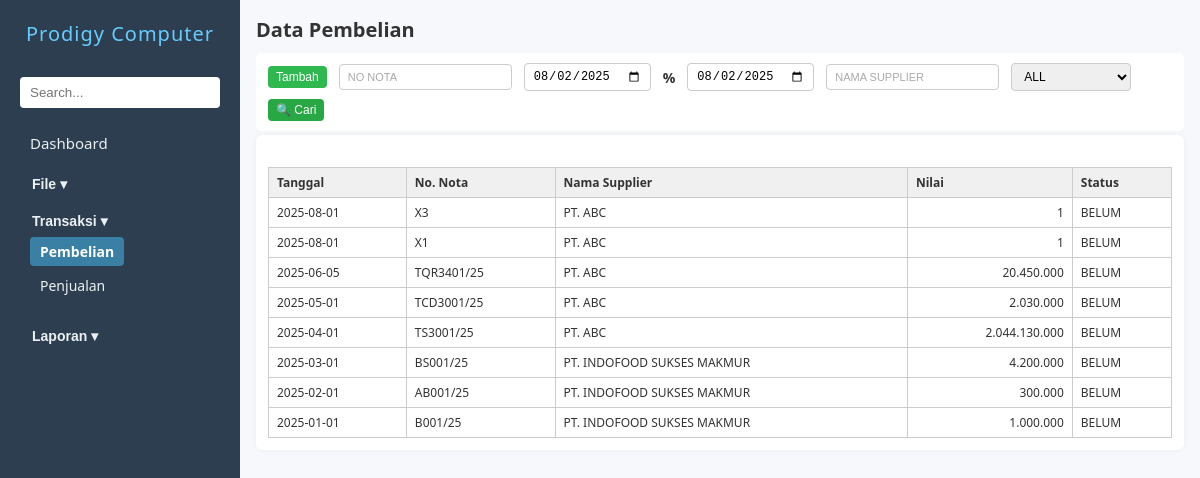
Screenshot of /pembelian.php with the database file from the repository.
### tables this page shows
CREATE TABLE `zbeli` (
  `nonota` char(30) DEFAULT NULL,
  `tgl` date DEFAULT NULL,
  `kodesup` char(10) DEFAULT NULL,
  `nilai` double DEFAULT 0,
  `lunas` int(11) DEFAULT 0,
  `tgltempo` date DEFAULT NULL
);

CREATE TABLE `zsupplier` (
  `kodesup` char(10) NOT NULL,
  `namasup` tinytext NOT NULL,
  `alamat` tinytext NOT NULL,
  `kota` tinytext NOT NULL,
  `ktp` char(20) NOT NULL,
  `npwp` char(30) NOT NULL
);

### pembelian.php (the view, shortened to what this page needs)
<?php
include 'koneksi.php';
$query = mysqli_query($conn, "
    SELECT zbeli.tgl, zbeli.nonota, zsupplier.namasup, zbeli.nilai, zbeli.lunas
    FROM zbeli
    JOIN zsupplier ON zbeli.kodesup = zsupplier.kodesup
    ORDER BY zbeli.tgl DESC, zbeli.nonota DESC
    LIMIT 10
");
?>
<!DOCTYPE html>
<html lang="en">
<head>
    <link rel="stylesheet" href="navbar.css" />
    <link rel="stylesheet" href="form.css" />
</head>
<body>
    <?php include 'navbar.php'; ?>
    <main>
        <h2>Data Pembelian</h2>
        <div class="action-bar">
            <button type="button" name="btnTambah" id="btnTambah" class="action-btn tambah" onclick="window.location.href='inputpembelian.php'">Tambah</button>
            <input type="text" name="noNota" id="inputNoNota" placeholder="No Nota" style="text-transform: uppercase;">
            <input type="date" name="tgl1" id="inputTgl1">
            <span>%</span>
            <input type="date" name="tgl2" id="inputTgl2">
            <div style="position: relative;">
                <input type="text" name="namasup" id="inputNamasup" placeholder="Nama supplier" autocomplete="off" style="text-transform: uppercase;">
            </div>
            <select name="statusBayar" id="statusBayar">
                <option value="all">ALL</option>
            </select>
            <button type="button" name="btnSearch" id="btnSearch" class="action-btn cari" onclick="triggerSearch()">🔍 Cari</button>
        </div>
        <form id="pembelianForm" action="prosespembelian.php" method="POST" enctype="multipart/form-data" onsubmit="return validateForm()">
            <div id="tabelHasil" class="form-grid" style="margin-top: 20px;">
                <table class="tabel-hasil">
                    <thead>
                        <tr>
                            <th>Tanggal</th>
                            <th>No. Nota</th>
                            <th>Nama Supplier</th>
                            <th>Nilai</th>
                            <th>Status</th>
                        </tr>
                    </thead>
                    <tbody>
                        <?php while ($row = mysqli_fetch_assoc($query)): ?>
                            <tr onclick="tampilkanKonfirmasiEdit('<?= $row['nonota'] ?>')">
                                <td><?= $row['tgl'] ?></td>
                                <td><?= $row['nonota'] ?></td>
                                <td><?= $row['namasup'] ?></td>
                                <td style="text-align: right;"><?= number_format($row['nilai'], 0, ',', '.') ?></td>
                                <td><?= $row['lunas'] ? 'LUNAS' : 'BELUM' ?></td>
                            </tr>
                        <?php endwhile; ?>
                    </tbody>
                </table>
            </div>
        </form>
    </main>
</body>
</html>

### navbar.php (shortened to what this page needs)
<?php
$current = basename($_SERVER['PHP_SELF']);
$isFile = in_array($current, ['barang.php', 'supplier.php', 'kustomer.php', 'sales.php', 'group.php']);
$isTransaksi = in_array($current, ['pembelian.php', 'penjualan.php', 'inputpembelian.php', 'editpembelian.php']);
$isLaporan = in_array($current, [
  'LaporanStok.php', 'LaporanPenjualan.php', 'LaporanSupplier.php',
  'LaporanPembelian.php', 'LaporanKustomer.php'
]);
?>
<div class="sidebar" id="sidebarMenu">
    <h1>Prodigy Computer</h1>
    <input type="search" placeholder="Search...">
    <div class="nav-section">
        <a href="dashboard.php" class="nav-link-dasboard">Dashboard</a>
    </div>
    <div class="nav-section">
    <button class="dropdown-toggle <?= $isFile ? 'active-dropdown' : '' ?>" onclick="toggleDropdown('fileDropdown', this)">File ▾</button>
    </div>
    <div class="nav-section">
    <button class="dropdown-toggle <?= $isTransaksi ? 'active-dropdown' : '' ?>" onclick="toggleDropdown('transaksiDropdown', this)">Transaksi ▾</button>
    <div class="dropdown-content <?= $isTransaksi ? 'show' : '' ?>" id="transaksiDropdown">
        <a href="pembelian.php" class="<?= in_array($current, ['pembelian.php', 'inputpembelian.php', 'editpembelian.php']) ? 'active-link' : '' ?>">Pembelian</a>
        <a href="penjualan.php" class="<?= $current == 'penjualan.php' ? 'active-link' : '' ?>">Penjualan</a>
    </div>
    </div>
    <div class="nav-section">
    <button class="dropdown-toggle <?= $isLaporan ? 'active-dropdown' : '' ?>" onclick="toggleDropdown('laporanDropdown', this)">Laporan ▾</button>
    </div>
</div>

### navbar.css (style rules this page uses)
.sidebar { width: 240px; background: #2c3e50; color: #fff; display: flex; flex-direction: column; padding: 20px; overflow-y: auto; }
.sidebar h1 { font-size: 20px; margin-bottom: 30px; text-align: center; font-weight: 500; letter-spacing: 1px; color: #66ccff; }
.sidebar input[type="search"] { width: 100%; padding: 8px 10px; border-radius: 4px; border: none; margin-bottom: 20px; }
.nav-section { display: flex; flex-direction: column; align-items: flex-start; background-color: #2c3e50; width: 185px; color: #fff; margin-bottom: 5px; }
.nav-section a { text-decoration: none; color: #ecf0f1; padding: 5px 10px; margin-bottom: 5px; font-size: 15px; width: 100%; border-radius: 4px; transition: background-color 0.2s ease; }
.dropdown-toggle { background: none; border: none; color: #ecf0f1; padding: 8px 12px; width: 100%; text-align: left; font-size: 14px; cursor: pointer; font-weight: bold; }
.dropdown-content { display: none; flex-direction: column; padding-left: 10px; margin-bottom: 10px; }
.dropdown-content a { font-size: 14px; padding: 5px 10px; }
.dropdown-content.show { display: flex; }
.active-link { background-color: #42a5d6a4; color: white !important; font-weight: bold; }

### form.css (style rules this page uses)
* { box-sizing: border-box; margin: 0; padding: 0; }
body { font-family: "Segoe UI", Tahoma, Geneva, Verdana, sans-serif; display: flex; height: 100vh; background: #f6f8fb; color: #333; }
main { padding: 1rem; flex: 1; overflow-y: auto; }
h2 { margin-bottom: 10px; font-size: 20px; }
form { background: #fff; padding: 12px; border-radius: 6px; box-shadow: 0 0 6px rgba(0, 0, 0, 0.05); }
#btnTambah { background-color: #30b850; }
.tabel-hasil { width: 100%; border-collapse: collapse; font-size: 14px; margin-top: 10px; }
.tabel-hasil th, .tabel-hasil td { border: 1px solid #ccc; padding: 8px 10px; text-align: left; }
.tabel-hasil th { background-color: #f0f0f0; font-weight: bold; }
a { text-decoration: none; color: #007bff; }
.sidebar { transition: left 0.3s ease; }
.action-bar { display: flex; flex-wrap: wrap; align-items: center; gap: 8px 12px; margin-bottom: 4px; background-color: #fff; padding: 10px 12px; border-radius: 6px; }
.action-bar input[type="text"], .action-bar input[type="date"], .action-bar select { padding: 5px 8px; font-size: 12px; border: 1px solid #ccc; border-radius: 4px; min-width: 120px; }
.action-bar input[type="text"]::placeholder { font-size: 11px; color: #aaa; }
.action-bar span { font-size: 14px; font-weight: bold; }
.action-bar .action-btn { padding: 4px 8px; font-size: 12px; border: none; color: white; border-radius: 4px; cursor: pointer; transition: 0.3s ease; }
.action-bar .action-btn.tambah { background-color: #30b850; }
.action-bar .action-btn.cari { background-color: #28a745; }
.tabel-hasil { width: 100%; border-collapse: collapse; margin-top: 1em; font-size: 12px; border: 1px solid #ccc; }
.tabel-hasil th, .tabel-hasil td { padding: 6px 8px; border: 1px solid #ccc; text-align: left; background-color: #fff; }
.tabel-hasil th { background-color: #f0f0f0; font-weight: bold; color: #333; }

### rows the page displays
zbeli: tgl "2025-08-01", nonota "X3", zsupplier.namasup "PT. ABC", nilai "1", lunas "BELUM"
zbeli: tgl "2025-08-01", nonota "X1", zsupplier.namasup "PT. ABC", nilai "1", lunas "BELUM"
zbeli: tgl "2025-06-05", nonota "TQR3401/25", zsupplier.namasup "PT. ABC", nilai "20.450.000", lunas "BELUM"
zbeli: tgl "2025-05-01", nonota "TCD3001/25", zsupplier.namasup "PT. ABC", nilai "2.030.000", lunas "BELUM"
zbeli: tgl "2025-04-01", nonota "TS3001/25", zsupplier.namasup "PT. ABC", nilai "2.044.130.000", lunas "BELUM"
zbeli: tgl "2025-03-01", nonota "BS001/25", zsupplier.namasup "PT. INDOFOOD SUKSES MAKMUR", nilai "4.200.000", lunas "BELUM"
zbeli: tgl "2025-02-01", nonota "AB001/25", zsupplier.namasup "PT. INDOFOOD SUKSES MAKMUR", nilai "300.000", lunas "BELUM"
zbeli: tgl "2025-01-01", nonota "B001/25", zsupplier.namasup "PT. INDOFOOD SUKSES MAKMUR", nilai "1.000.000", lunas "BELUM"
